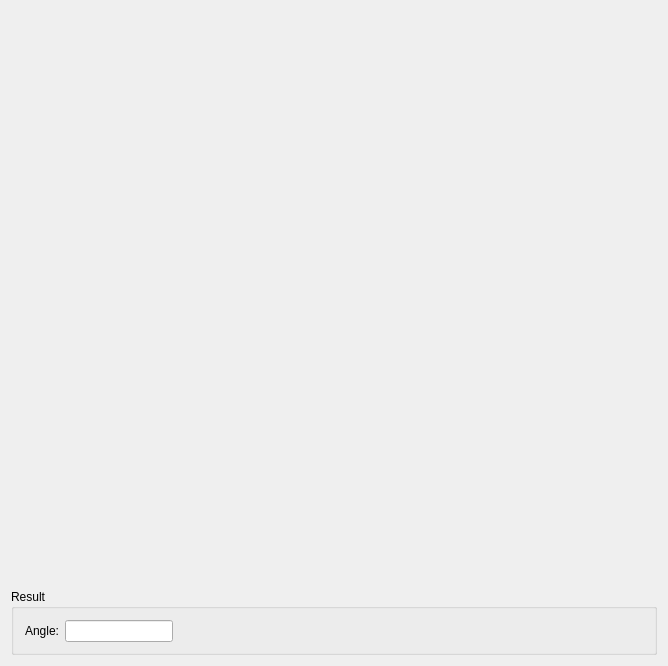
<?xml version="1.0" encoding="UTF-8"?>
<ui version="4.0">
 <class>RotationDialogClass</class>
 <widget class="QDialog" name="RotationDialogClass">
  <property name="geometry">
   <rect>
    <x>0</x>
    <y>0</y>
    <width>668</width>
    <height>666</height>
   </rect>
  </property>
  <property name="windowTitle">
   <string>RotationDialog</string>
  </property>
  <layout class="QVBoxLayout" name="verticalLayout" stretch="1,0">
   <item>
    <widget class="ColorBarViewer" name="viewer" native="true"/>
   </item>
   <item>
    <widget class="QGroupBox" name="groupBox">
     <property name="title">
      <string>Result</string>
     </property>
     <layout class="QHBoxLayout" name="horizontalLayout" stretch="0,0,1">
      <property name="bottomMargin">
       <number>10</number>
      </property>
      <item>
       <widget class="QLabel" name="label">
        <property name="text">
         <string>Angle:</string>
        </property>
       </widget>
      </item>
      <item>
       <widget class="QLineEdit" name="lineEdit_value"/>
      </item>
      <item>
       <spacer name="horizontalSpacer">
        <property name="orientation">
         <enum>Qt::Horizontal</enum>
        </property>
        <property name="sizeHint" stdset="0">
         <size>
          <width>236</width>
          <height>20</height>
         </size>
        </property>
       </spacer>
      </item>
     </layout>
    </widget>
   </item>
  </layout>
 </widget>
 <layoutdefault spacing="6" margin="11"/>
 <customwidgets>
  <customwidget>
   <class>ColorBarViewer</class>
   <extends>QWidget</extends>
   <header location="global">CameraViewer\ColorBarViewer.h</header>
   <container>1</container>
  </customwidget>
 </customwidgets>
 <resources/>
 <connections/>
</ui>
